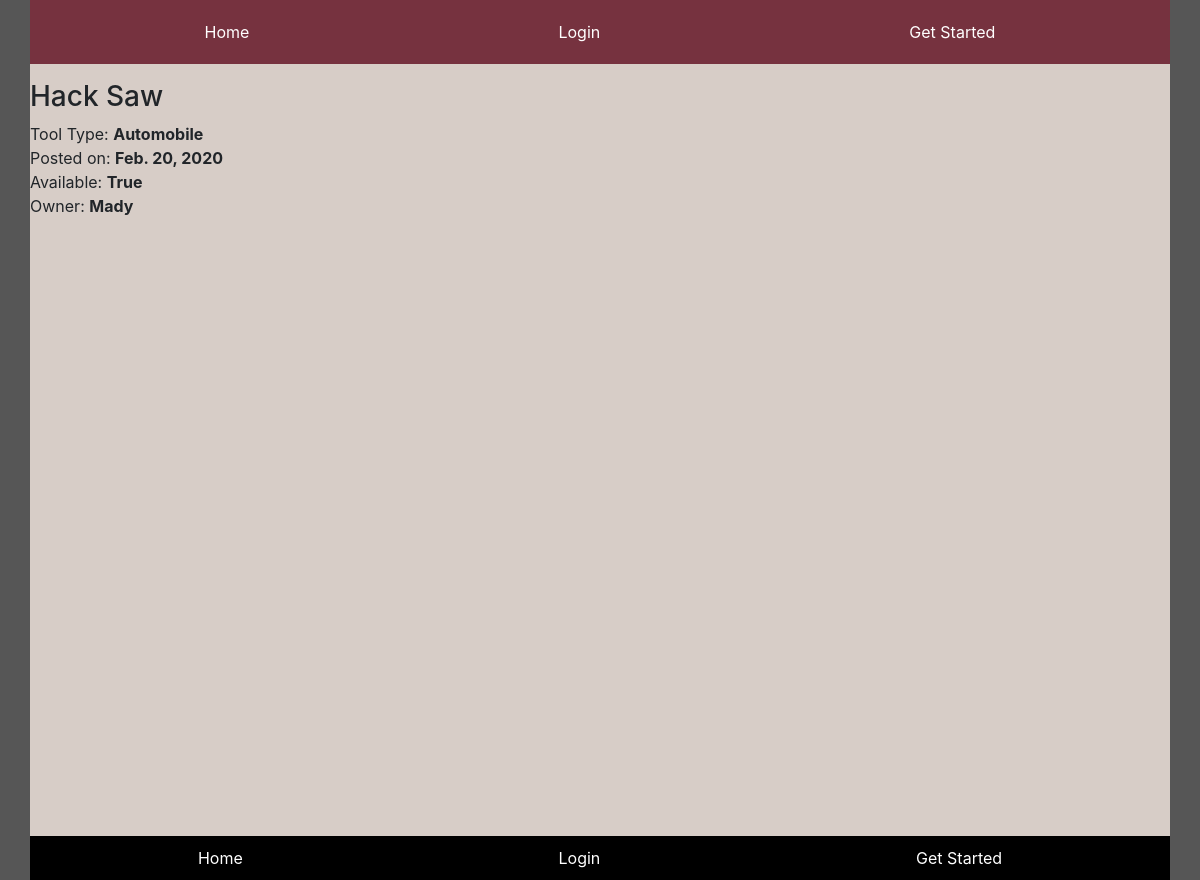
Page /2/ on the committed database.
### tools/models.py (models this page shows, shortened)
class Tool(models.Model):
    TYPES = [
        ('Automobile', 'Auto'),
        ('Plumbing', 'Plumbing'),
        ('Bike', 'Bike'),
        ('Yard', 'Yard'),
        ('Woodworking', 'Woodworking'),
    ]
    BOOL = [
    (True, 'Yes'),
    (False, 'No')
]
    owner = models.ForeignKey(User, on_delete=models.CASCADE, null=True)
    tool = models.CharField(max_length = 50, default = '')
    type = models.CharField(max_length = 30, choices=TYPES, default='AUTO')
    posted = models.DateField(default=datetime.date.today)
    available = models.BooleanField(choices=BOOL)

### tools/views.py (the view)
# urls.py: path('<int:pk>/', views.DetailView.as_view(), name = 'detail'),
class DetailView(generic.DetailView):
    template_name = 'tools/detail.html'
    model = Tool

### tools/templates/tools/detail.html
{% extends 'base.html' %}
{% block content %}
<h3>{{ tool.tool }}</h3>
<div id='detail-row' class="row no-gutters">
    <div id='detail-item' class="col">Tool Type: <strong>{{ tool.type }}</strong></div>
</div>
<div id='detail-row' class="row no-gutters">
    <div id='detail-item' class="col">Posted on: <strong>{{ tool.posted }}</strong></div>
</div>
<div id='detail-row' class="row no-gutters">
    <div id='detail-item' class="col">Available: <strong>{{ tool.available }}</strong></div>
</div>
<div id='detail-row'class="row no-gutters">
    <div id='detail-item' class="col">Owner: <strong>{{ tool.owner }}</strong></div>
</div>
{% endblock content %}

### static/css/styles.css (style rules this page uses)
body { background-color: #565656; }
.row { padding: 0; }

### rows in the picture
Tool: tool "Hack Saw", type "Automobile", posted "Feb. 20, 2020", available "True", owner "Mady"
